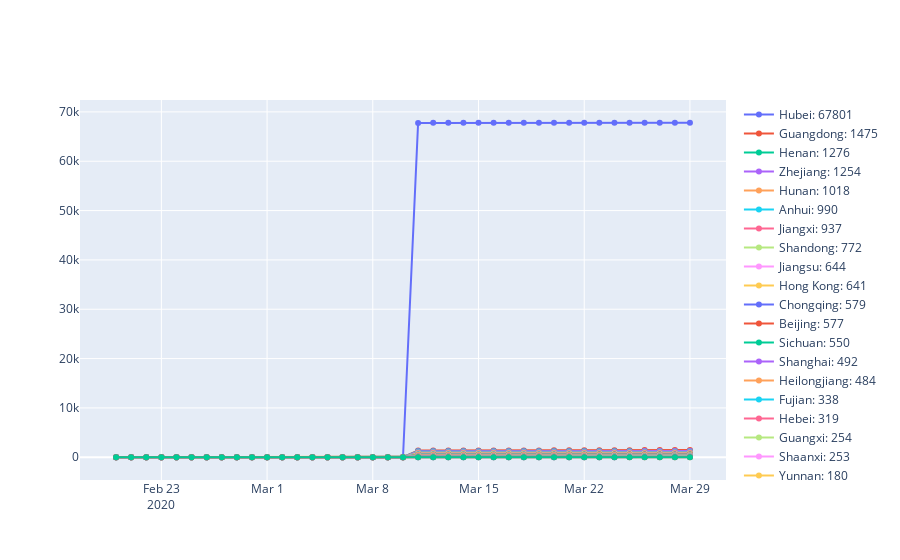

Notebook cell for this chart:
### Code cell
df, last = daily.DailyData.ranged_region(start=pd.Timestamp(2020, 1, 20), end=pd.Timestamp(2020, 3, 29), country='China', indicator='Confirmed')
fig = go.Figure()
for total, col in last:
    if col == 'Recovered':
        continue
    fig.add_trace(
        go.Scatter(
            x=df.index, y=df[col], mode='lines+markers', name=f'{col}: {int(total)}'
        )
    )
fig
